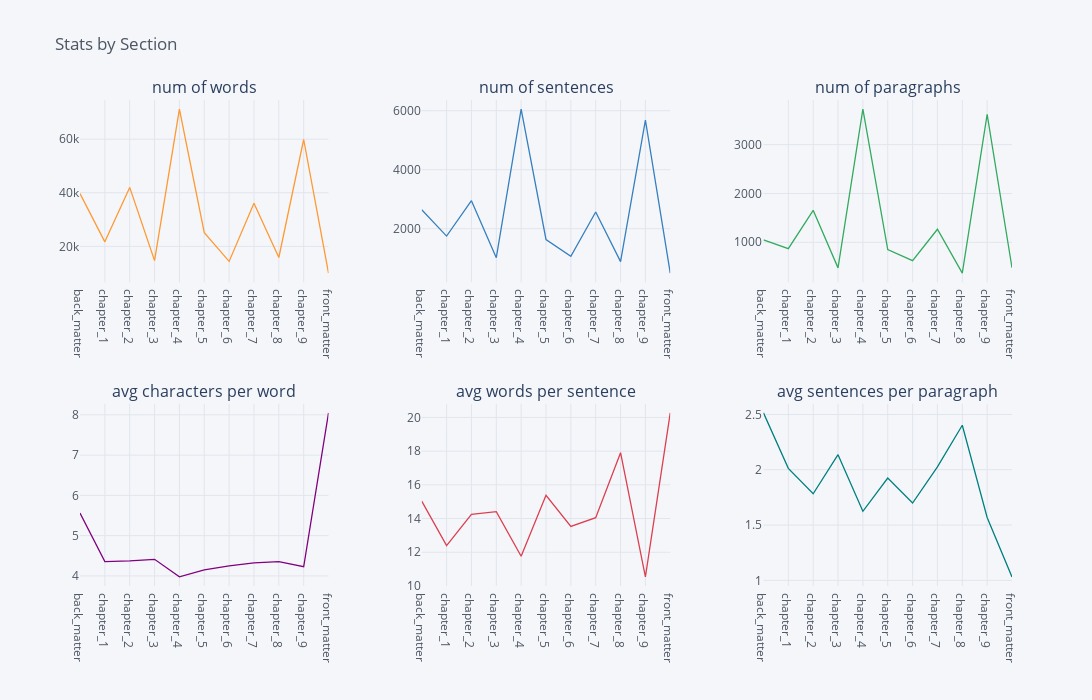

Source (notebook cell):
### Code cell
# Generate Interactive plots
stats_df.reset_index().iplot(x='fileid', 
               title='Stats by Section', 
               subplots=True, 
               shape=(2,3),
               horizontal_spacing=0.1,
               vertical_spacing=0.25,
               dimensions=(1300,700),
               subplot_titles=True,
               layout_update=dict(showlegend=False));

### Figure 1 — Plotly figure (JSON) as saved in the notebook; plotly's stock layout.template omitted (floating-point values rounded to 4 significant figures)
{"data": [{"line": {"color": "rgba(255, 153, 51, 1.0)", "dash": "solid", "shape": "linear", "width": 1.3}, "mode": "lines", "name": "num of words", "text": "", "type": "scatter", "x": ["back_matter", "chapter_1", "chapter_2", "chapter_3", "chapter_4", "chapter_5", "chapter_6", "chapter_7", "chapter_8", "chapter_9", "front_matter"], "xaxis": "x", "y": [39689, 21675, 41996, 14653, 71216, 25124, 14369, 36044, 15830, 59875, 9993], "yaxis": "y"}, {"line": {"color": "rgba(55, 128, 191, 1.0)", "dash": "solid", "shape": "linear", "width": 1.3}, "mode": "lines", "name": "num of sentences", "text": "", "type": "scatter", "x": ["back_matter", "chapter_1", "chapter_2", "chapter_3", "chapter_4", "chapter_5", "chapter_6", "chapter_7", "chapter_8", "chapter_9", "front_matter"], "xaxis": "x2", "y": [2640, 1749, 2949, 1017, 6055, 1634, 1062, 2566, 884, 5683, 493], "yaxis": "y2"}, {"line": {"color": "rgba(50, 171, 96, 1.0)", "dash": "solid", "shape": "linear", "width": 1.3}, "mode": "lines", "name": "num of paragraphs", "text": "", "type": "scatter", "x": ["back_matter", "chapter_1", "chapter_2", "chapter_3", "chapter_4", "chapter_5", "chapter_6", "chapter_7", "chapter_8", "chapter_9", "front_matter"], "xaxis": "x3", "y": [1050, 869, 1654, 476, 3728, 849, 625, 1267, 368, 3622, 478], "yaxis": "y3"}, {"line": {"color": "rgba(128, 0, 128, 1.0)", "dash": "solid", "shape": "linear", "width": 1.3}, "mode": "lines", "name": "avg characters per word", "text": "", "type": "scatter", "x": ["back_matter", "chapter_1", "chapter_2", "chapter_3", "chapter_4", "chapter_5", "chapter_6", "chapter_7", "chapter_8", "chapter_9", "front_matter"], "xaxis": "x4", "y": [5.56, 4.355, 4.373, 4.413, 3.977, 4.15, 4.249, 4.323, 4.354, 4.228, 8.049], "yaxis": "y4"}, {"line": {"color": "rgba(219, 64, 82, 1.0)", "dash": "solid", "shape": "linear", "width": 1.3}, "mode": "lines", "name": "avg words per sentence", "text": "", "type": "scatter", "x": ["back_matter", "chapter_1", "chapter_2", "chapter_3", "chapter_4", "chapter_5", "chapter_6", "chapter_7", "chapter_8", "chapter_9", "front_matter"], "xaxis": "x5", "y": [15.03, 12.39, 14.24, 14.41, 11.76, 15.38, 13.53, 14.05, 17.91, 10.54, 20.27], "yaxis": "y5"}, {"line": {"color": "rgba(0, 128, 128, 1.0)", "dash": "solid", "shape": "linear", "width": 1.3}, "mode": "lines", "name": "avg sentences per paragraph", "text": "", "type": "scatter", "x": ["back_matter", "chapter_1", "chapter_2", "chapter_3", "chapter_4", "chapter_5", "chapter_6", "chapter_7", "chapter_8", "chapter_9", "front_matter"], "xaxis": "x6", "y": [2.514, 2.013, 1.783, 2.137, 1.624, 1.925, 1.699, 2.025, 2.402, 1.569, 1.031], "yaxis": "y6"}], "layout": {"annotations": [{"font": {"size": 16}, "showarrow": false, "text": "num of words", "x": 0.1333, "xanchor": "center", "xref": "paper", "y": 1, "yanchor": "bottom", "yref": "paper"}, {"font": {"size": 16}, "showarrow": false, "text": "num of sentences", "x": 0.5, "xanchor": "center", "xref": "paper", "y": 1, "yanchor": "bottom", "yref": "paper"}, {"font": {"size": 16}, "showarrow": false, "text": "num of paragraphs", "x": 0.8667, "xanchor": "center", "xref": "paper", "y": 1, "yanchor": "bottom", "yref": "paper"}, {"font": {"size": 16}, "showarrow": false, "text": "avg characters per word", "x": 0.1333, "xanchor": "center", "xref": "paper", "y": 0.375, "yanchor": "bottom", "yref": "paper"}, {"font": {"size": 16}, "showarrow": false, "text": "avg words per sentence", "x": 0.5, "xanchor": "center", "xref": "paper", "y": 0.375, "yanchor": "bottom", "yref": "paper"}, {"font": {"size": 16}, "showarrow": false, "text": "avg sentences per paragraph", "x": 0.8667, "xanchor": "center", "xref": "paper", "y": 0.375, "yanchor": "bottom", "yref": "paper"}], "height": 700, "legend": {"bgcolor": "#F5F6F9", "font": {"color": "#4D5663"}}, "paper_bgcolor": "#F5F6F9", "plot_bgcolor": "#F5F6F9", "showlegend": false, "title": {"font": {"color": "#4D5663"}, "text": "Stats by Section"}, "width": 1300, "xaxis": {"anchor": "y", "autorange": true, "domain": [0, 0.2667], "gridcolor": "#E1E5ED", "range": [0, 10], "showgrid": true, "tickfont": {"color": "#4D5663"}, "title": {"font": {"color": "#4D5663"}, "text": ""}, "type": "category", "zerolinecolor": "#E1E5ED"}, "xaxis2": {"anchor": "y2", "autorange": true, "domain": [0.3667, 0.6333], "gridcolor": "#E1E5ED", "range": [0, 10], "showgrid": true, "tickfont": {"color": "#4D5663"}, "title": {"font": {"color": "#4D5663"}, "text": ""}, "type": "category", "zerolinecolor": "#E1E5ED"}, "xaxis3": {"anchor": "y3", "autorange": true, "domain": [0.7333, 1], "gridcolor": "#E1E5ED", "range": [0, 10], "showgrid": true, "tickfont": {"color": "#4D5663"}, "title": {"font": {"color": "#4D5663"}, "text": ""}, "type": "category", "zerolinecolor": "#E1E5ED"}, "xaxis4": {"anchor": "y4", "autorange": true, "domain": [0, 0.2667], "gridcolor": "#E1E5ED", "range": [0, 10], "showgrid": true, "tickfont": {"color": "#4D5663"}, "title": {"font": {"color": "#4D5663"}, "text": ""}, "type": "category", "zerolinecolor": "#E1E5ED"}, "xaxis5": {"anchor": "y5", "autorange": true, "domain": [0.3667, 0.6333], "gridcolor": "#E1E5ED", "range": [0, 10], "showgrid": true, "tickfont": {"color": "#4D5663"}, "title": {"font": {"color": "#4D5663"}, "text": ""}, "type": "category", "zerolinecolor": "#E1E5ED"}, "xaxis6": {"anchor": "y6", "autorange": true, "domain": [0.7333, 1], "gridcolor": "#E1E5ED", "range": [0, 10], "showgrid": true, "tickfont": {"color": "#4D5663"}, "title": {"font": {"color": "#4D5663"}, "text": ""}, "type": "category", "zerolinecolor": "#E1E5ED"}, "yaxis": {"anchor": "x", "autorange": true, "domain": [0.625, 1], "gridcolor": "#E1E5ED", "range": [6592.0, 74620.0], "showgrid": true, "tickfont": {"color": "#4D5663"}, "title": {"font": {"color": "#4D5663"}, "text": ""}, "type": "linear", "zerolinecolor": "#E1E5ED"}, "yaxis2": {"anchor": "x2", "autorange": true, "domain": [0.625, 1], "gridcolor": "#E1E5ED", "range": [184, 6364], "showgrid": true, "tickfont": {"color": "#4D5663"}, "title": {"font": {"color": "#4D5663"}, "text": ""}, "type": "linear", "zerolinecolor": "#E1E5ED"}, "yaxis3": {"anchor": "x3", "autorange": true, "domain": [0.625, 1], "gridcolor": "#E1E5ED", "range": [181.3, 3915.0], "showgrid": true, "tickfont": {"color": "#4D5663"}, "title": {"font": {"color": "#4D5663"}, "text": ""}, "type": "linear", "zerolinecolor": "#E1E5ED"}, "yaxis4": {"anchor": "x4", "autorange": true, "domain": [0, 0.375], "gridcolor": "#E1E5ED", "range": [3.751, 8.275], "showgrid": true, "tickfont": {"color": "#4D5663"}, "title": {"font": {"color": "#4D5663"}, "text": ""}, "type": "linear", "zerolinecolor": "#E1E5ED"}, "yaxis5": {"anchor": "x5", "autorange": true, "domain": [0, 0.375], "gridcolor": "#E1E5ED", "range": [9.995, 20.81], "showgrid": true, "tickfont": {"color": "#4D5663"}, "title": {"font": {"color": "#4D5663"}, "text": ""}, "type": "linear", "zerolinecolor": "#E1E5ED"}, "yaxis6": {"anchor": "x6", "autorange": true, "domain": [0, 0.375], "gridcolor": "#E1E5ED", "range": [0.949, 2.597], "showgrid": true, "tickfont": {"color": "#4D5663"}, "title": {"font": {"color": "#4D5663"}, "text": ""}, "type": "linear", "zerolinecolor": "#E1E5ED"}}}
